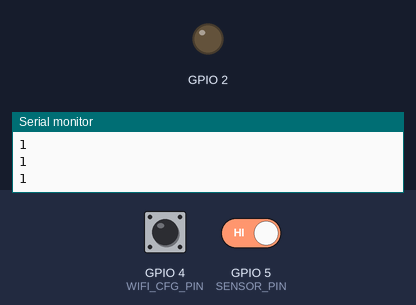
This sketch was run on a simulated ESP8266 (NodeMCU). On the bench: output pins drawn as LEDs (lit = HIGH), the last lines printed to the serial monitor. Inputs (shaded band) come from the test bench; at power-on: GPIO 4 (WIFI_CFG_PIN) HIGH, GPIO 5 (SENSOR_PIN) HIGH. WiFi joins after 1.5 s; servers stay silent unless stated.

Above: at 5.7 s.
5.8 s: GPIO 4 (WIFI_CFG_PIN) pulled LOW for 0.25 s
At 6.6 s:
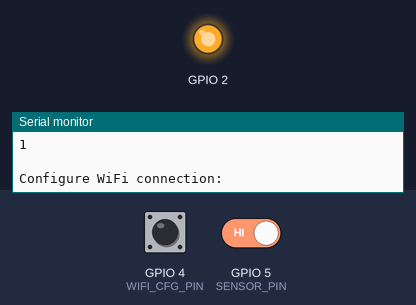
10.5 s: GPIO 4 (WIFI_CFG_PIN) pulled LOW for 1 s
At 11.4 s:
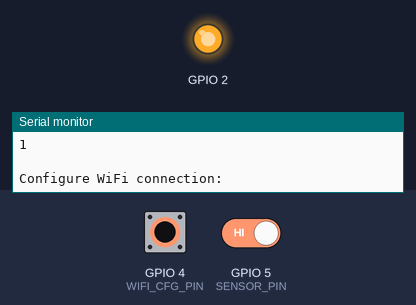
14.5 s: GPIO 4 (WIFI_CFG_PIN) pulled LOW for 3.2 s
Timing chart, 0 to 20.2 s (numbered marks = the images above; inputs shaded):
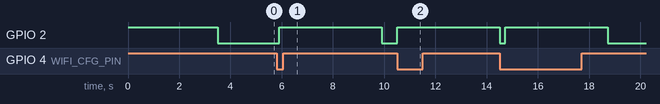

The sketch:

RestroomReadyToGo.ino
```cpp
/**
 * Restroom Ready-To-Go
 *
 * © 2023 Lincoln Appliance Service Centre Inc.
 **/
#include <ESP8266WiFi.h>
#include <ESP8266mDNS.h>
#include <WiFiClient.h>
#include <WiFiManager.h>
#include <ESP8266WebServer.h>

//PINs definition.
const int WIFI_CFG_PIN = 4;  //GPIO4
const int SENSOR_PIN = 5;    //GPIO5

//WiFi Manager
WiFiManager wm;
//web server
ESP8266WebServer server(80);

int sensorVal = 0;
boolean allSetReady = false;

void prepareService() {
  Serial.println("mDNS starting:");
  while (!MDNS.begin("restroom")) {
    Serial.println("Retry to start mDNS...");
    digitalWrite(2, HIGH);
    delay(500);
    digitalWrite(2, LOW);
    delay(500);
  }
  Serial.println("mDNS http://restroom.local/ ready");

  //Prepare web server.
  server.on("/", requestStatus);
  server.onNotFound(handleNotFound);

  server.stop();
  delay(2000);
  server.begin();

  allSetReady = true;
}

void setup() {
  Serial.begin(115200);

  pinMode(WIFI_CFG_PIN, INPUT_PULLUP);
  pinMode(SENSOR_PIN, INPUT_PULLUP);
  pinMode(2, OUTPUT);

  digitalWrite(2, HIGH);

  WiFi.mode(WIFI_STA);

  wm.setConnectTimeout(90);
  wm.setBreakAfterConfig(true);
  wm.autoConnect("RestroomCfgAP");
  prepareService();
  digitalWrite(2, LOW);

  delay(1000);
}

void handleNotFound() {
  String message = "Page Not Found\n\n";
  message += "URI: ";
  message += server.uri();
  message += "\nMethod: ";
  message += (server.method() == HTTP_GET) ? "GET" : "POST";
  message += "\nArguments: ";
  message += server.args();
  message += "\n";
  for (uint8_t i = 0; i < server.args(); i++) {
    message += " " + server.argName(i) + ": " + server.arg(i) + "\n";
  }
  server.send(404, "text/html", message);
}

void requestStatus() {
  String str = "<html>";
  str += "\n<head><meta name='viewport' content='width=device-width, initial-scale=1' />";
  str += "\n<title>Restroom Ready-To-Go</title>";
  str += "\n</head>";
  str += "\n<body><script>";
  str += "setTimeout(function(){window.location.reload();}, 2000);";
  str += "\n</script><h2><strong>";
  if (sensorVal == 0) {
    Serial.println("Occupied.");
    str += "Occupied";
  } else {
    Serial.println("Ready.");
    str += "Ready";
  }
  str += "</strong></h2></body></html>";
  server.send(200, "text/html", str);
}


void configWiFi() {
  Serial.println(" ");
  Serial.println("Configure WiFi connection:");
  digitalWrite(2, HIGH);
  wm.resetSettings();
  wm.setConnectTimeout(90);
  wm.setBreakAfterConfig(true);
  wm.autoConnect("RestroomCfgAP");

  delay(2000);
  if (WiFi.status() != WL_CONNECTED) {
    Serial.println("Configuration failed. Please retry.");
    return;
  }

  prepareService();

  digitalWrite(2, LOW);
}

void loop() {
  delay(200);
  while (WiFi.status() != WL_CONNECTED) {
    digitalWrite(2, HIGH);
    delay(500);
    digitalWrite(2, LOW);
    delay(500);
    allSetReady = false;
    if (digitalRead(WIFI_CFG_PIN) == LOW) {
      configWiFi();
    }
  }
  if (digitalRead(WIFI_CFG_PIN) == LOW) {
    configWiFi();
  }
  if (allSetReady == false) {
    prepareService();
  }

  sensorVal = digitalRead(SENSOR_PIN);
  Serial.println(sensorVal);

  server.handleClient();
  MDNS.update();
}
```

Measured:
- after the input at 5.8 s, GPIO 2: LOW → HIGH after 0.11 s, → LOW 4.0 s later
- after the input at 10.5 s, GPIO 2: LOW → HIGH at once
